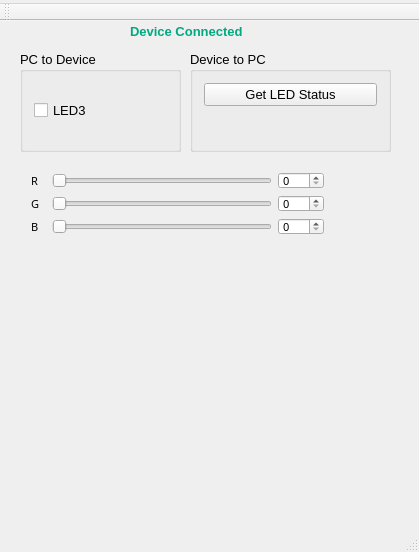
<?xml version="1.0" encoding="UTF-8"?>
<ui version="4.0">
 <class>MainWindow</class>
 <widget class="QMainWindow" name="MainWindow">
  <property name="geometry">
   <rect>
    <x>0</x>
    <y>0</y>
    <width>419</width>
    <height>552</height>
   </rect>
  </property>
  <property name="font">
   <font>
    <family>Agency FB</family>
    <pointsize>8</pointsize>
   </font>
  </property>
  <property name="windowTitle">
   <string>MainWindow</string>
  </property>
  <widget class="QWidget" name="centralWidget">
   <widget class="QGroupBox" name="groupBox">
    <property name="geometry">
     <rect>
      <x>20</x>
      <y>30</y>
      <width>161</width>
      <height>101</height>
     </rect>
    </property>
    <property name="font">
     <font>
      <family>Tahoma</family>
      <pointsize>10</pointsize>
     </font>
    </property>
    <property name="title">
     <string>PC to Device</string>
    </property>
    <layout class="QVBoxLayout" name="verticalLayout">
     <item>
      <widget class="QCheckBox" name="checkBox">
       <property name="text">
        <string>LED3</string>
       </property>
       <property name="tristate">
        <bool>false</bool>
       </property>
      </widget>
     </item>
    </layout>
   </widget>
   <widget class="QGroupBox" name="groupBox_2">
    <property name="geometry">
     <rect>
      <x>190</x>
      <y>30</y>
      <width>201</width>
      <height>101</height>
     </rect>
    </property>
    <property name="font">
     <font>
      <family>Tahoma</family>
      <pointsize>10</pointsize>
     </font>
    </property>
    <property name="title">
     <string>Device to PC</string>
    </property>
    <layout class="QVBoxLayout" name="verticalLayout_2">
     <item>
      <widget class="QPushButton" name="pushButton">
       <property name="font">
        <font>
         <family>Tahoma</family>
        </font>
       </property>
       <property name="text">
        <string>Get LED Status</string>
       </property>
      </widget>
     </item>
     <item>
      <widget class="QLabel" name="label_2">
       <property name="font">
        <font>
         <family>Tahoma</family>
         <pointsize>8</pointsize>
        </font>
       </property>
       <property name="text">
        <string/>
       </property>
      </widget>
     </item>
    </layout>
   </widget>
   <widget class="QLabel" name="label_5">
    <property name="geometry">
     <rect>
      <x>130</x>
      <y>-10</y>
      <width>311</width>
      <height>41</height>
     </rect>
    </property>
    <property name="font">
     <font>
      <family>Tahoma</family>
      <pointsize>10</pointsize>
     </font>
    </property>
    <property name="text">
     <string>&lt;html&gt;&lt;head/&gt;&lt;body&gt;&lt;p&gt;&lt;span style=&quot; font-weight:600; color:#00aa7f;&quot;&gt;Device Connected&lt;/span&gt;&lt;/p&gt;&lt;/body&gt;&lt;/html&gt;</string>
    </property>
   </widget>
   <widget class="QWidget" name="layoutWidget">
    <property name="geometry">
     <rect>
      <x>20</x>
      <y>140</y>
      <width>371</width>
      <height>85</height>
     </rect>
    </property>
    <layout class="QGridLayout" name="gridLayout">
     <item row="0" column="0">
      <widget class="QLabel" name="label_R">
       <property name="minimumSize">
        <size>
         <width>15</width>
         <height>0</height>
        </size>
       </property>
       <property name="text">
        <string>R</string>
       </property>
      </widget>
     </item>
     <item row="0" column="1">
      <widget class="QSlider" name="redSlider">
       <property name="maximum">
        <number>255</number>
       </property>
       <property name="orientation">
        <enum>Qt::Horizontal</enum>
       </property>
      </widget>
     </item>
     <item row="0" column="2">
      <widget class="QSpinBox" name="redSpinBox">
       <property name="maximum">
        <number>255</number>
       </property>
      </widget>
     </item>
     <item row="0" column="3" rowspan="3">
      <widget class="QWidget" name="displayWidget" native="true">
       <property name="minimumSize">
        <size>
         <width>50</width>
         <height>0</height>
        </size>
       </property>
       <property name="autoFillBackground">
        <bool>true</bool>
       </property>
      </widget>
     </item>
     <item row="1" column="0">
      <widget class="QLabel" name="label_G">
       <property name="text">
        <string>G</string>
       </property>
      </widget>
     </item>
     <item row="1" column="1">
      <widget class="QSlider" name="greenSlider">
       <property name="maximum">
        <number>255</number>
       </property>
       <property name="orientation">
        <enum>Qt::Horizontal</enum>
       </property>
      </widget>
     </item>
     <item row="1" column="2">
      <widget class="QSpinBox" name="greenSpinBox">
       <property name="maximum">
        <number>255</number>
       </property>
       <property name="singleStep">
        <number>50</number>
       </property>
      </widget>
     </item>
     <item row="2" column="0">
      <widget class="QLabel" name="label_B">
       <property name="text">
        <string>B</string>
       </property>
      </widget>
     </item>
     <item row="2" column="1">
      <widget class="QSlider" name="blueSlider">
       <property name="maximum">
        <number>255</number>
       </property>
       <property name="singleStep">
        <number>10</number>
       </property>
       <property name="orientation">
        <enum>Qt::Horizontal</enum>
       </property>
      </widget>
     </item>
     <item row="2" column="2">
      <widget class="QSpinBox" name="blueSpinBox">
       <property name="maximum">
        <number>255</number>
       </property>
      </widget>
     </item>
    </layout>
   </widget>
   <widget class="QWidget" name="chartWidget" native="true">
    <property name="geometry">
     <rect>
      <x>40</x>
      <y>270</y>
      <width>321</width>
      <height>181</height>
     </rect>
    </property>
   </widget>
  </widget>
  <widget class="QMenuBar" name="menuBar">
   <property name="geometry">
    <rect>
     <x>0</x>
     <y>0</y>
     <width>419</width>
     <height>26</height>
    </rect>
   </property>
   <widget class="QMenu" name="menu">
    <property name="title">
     <string/>
    </property>
   </widget>
   <addaction name="menu"/>
  </widget>
  <widget class="QToolBar" name="mainToolBar">
   <attribute name="toolBarArea">
    <enum>TopToolBarArea</enum>
   </attribute>
   <attribute name="toolBarBreak">
    <bool>false</bool>
   </attribute>
  </widget>
  <widget class="QStatusBar" name="statusBar"/>
 </widget>
 <layoutdefault spacing="6" margin="11"/>
 <resources/>
 <connections>
  <connection>
   <sender>redSpinBox</sender>
   <signal>valueChanged(int)</signal>
   <receiver>redSlider</receiver>
   <slot>setValue(int)</slot>
   <hints>
    <hint type="sourcelabel">
     <x>305</x>
     <y>197</y>
    </hint>
    <hint type="destinationlabel">
     <x>237</x>
     <y>198</y>
    </hint>
   </hints>
  </connection>
  <connection>
   <sender>greenSlider</sender>
   <signal>valueChanged(int)</signal>
   <receiver>greenSpinBox</receiver>
   <slot>setValue(int)</slot>
   <hints>
    <hint type="sourcelabel">
     <x>180</x>
     <y>215</y>
    </hint>
    <hint type="destinationlabel">
     <x>315</x>
     <y>221</y>
    </hint>
   </hints>
  </connection>
  <connection>
   <sender>greenSpinBox</sender>
   <signal>valueChanged(int)</signal>
   <receiver>greenSlider</receiver>
   <slot>setValue(int)</slot>
   <hints>
    <hint type="sourcelabel">
     <x>302</x>
     <y>230</y>
    </hint>
    <hint type="destinationlabel">
     <x>280</x>
     <y>232</y>
    </hint>
   </hints>
  </connection>
  <connection>
   <sender>blueSlider</sender>
   <signal>valueChanged(int)</signal>
   <receiver>blueSpinBox</receiver>
   <slot>setValue(int)</slot>
   <hints>
    <hint type="sourcelabel">
     <x>204</x>
     <y>253</y>
    </hint>
    <hint type="destinationlabel">
     <x>310</x>
     <y>251</y>
    </hint>
   </hints>
  </connection>
  <connection>
   <sender>redSlider</sender>
   <signal>valueChanged(int)</signal>
   <receiver>redSpinBox</receiver>
   <slot>setValue(int)</slot>
   <hints>
    <hint type="sourcelabel">
     <x>178</x>
     <y>189</y>
    </hint>
    <hint type="destinationlabel">
     <x>325</x>
     <y>182</y>
    </hint>
   </hints>
  </connection>
  <connection>
   <sender>blueSpinBox</sender>
   <signal>valueChanged(int)</signal>
   <receiver>blueSlider</receiver>
   <slot>setValue(int)</slot>
   <hints>
    <hint type="sourcelabel">
     <x>317</x>
     <y>261</y>
    </hint>
    <hint type="destinationlabel">
     <x>274</x>
     <y>261</y>
    </hint>
   </hints>
  </connection>
 </connections>
</ui>
